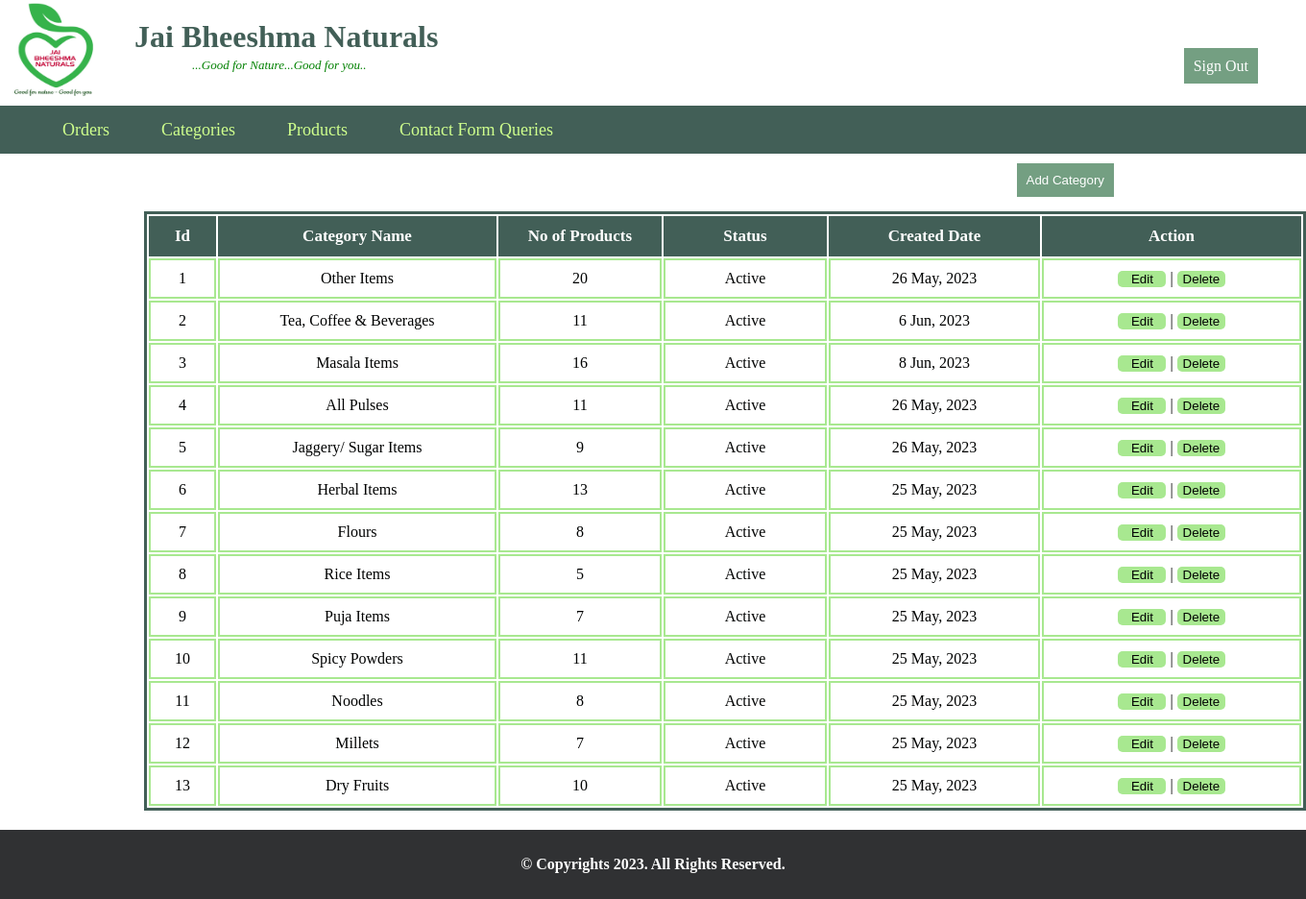
/admin/categories.php (signed in), run on the app's committed database.
### tables this page shows
CREATE TABLE `categories` (
  `id` int(10) UNSIGNED NOT NULL,
  `category_name` varchar(256) NOT NULL,
  `No_of_products` int(11) NOT NULL,
  `reg_date` timestamp NOT NULL DEFAULT current_timestamp() ON UPDATE current_timestamp(),
  `status` varchar(256) DEFAULT NULL
);

### admin/categories.php (the view, shortened to what this page needs)
<?php
    include('connection.php');
    $sql1 = "SELECT * FROM categories WHERE status != 2 ORDER BY id DESC";
    $result = mysqli_query($conn, $sql1);
    include('dashboard-header.php');
?>
<div class="content-wrapper">
    <div class="ctg-page" id="pg-reload">
        <div class="add-category-bttn">
            <button id="add-ctg-button" type="button" style="cursor: pointer;">Add Category</button>
        </div>
        <div style="width: 200px;">
            <p id="ctg-dashboard-msg"></p>
        </div>
        <div id="ctg-reload">
            <table class="ctg-table"  >
                <thead class="ctg-head">
                    <tr>
                        <th class="ctg-id">Id</th>
                        <th class="ctg-name">Category Name</th>
                        <th class="ctg-products">No of Products</th>
                        <th class="ctg-status">Status</th>
                        <th class="ctg-date">Created Date</th>
                        <th class="ctg-action">Action</th>
                    </tr>
                </thead>
                <tbody class="ctg-body">
                    <?php
                    if (mysqli_num_rows($result) > 0) {
                        $id = 1;
                        while($row = mysqli_fetch_assoc($result)) {
                        $newDate = date("j M, Y", strtotime($row['reg_date']));
                    ?>
                        <tr id="ctgory-row_<?php echo $row['id'];?>">
                            <td><?php echo $id++; ?></td>
                            <td><?php echo $row['category_name']; ?></td>
                            <td><?php echo $row['No_of_products']; ?></td>
                            <td><?php if($row['status'] == 1){
                                echo "Active";
                            } else{
                                echo "Deactive";
                            } ?></td>
                            <td><?php echo $newDate; ?></td>
                            <td><button class="ctg-edit" style="cursor: pointer;" onclick="editFunction(<?php echo $row['id'];?>)">Edit</button> | <button class="ctg-delete" style="cursor: pointer;" onclick="deleteFunction(<?php echo $row['id'];?>)">Delete</button></td>
                        </tr>
                    <?php }} ?>
                </tbody>
            </table>
        </div>
    </div>
</div>
<?php include('footer.php'); ?>

### admin/admin-css/admin-styles.css (style rules this page uses)
* { margin: 0%; }
#add-ctg-button { border: none; padding: 10px; height: 35px; min-width: 100px; background-color: #749F82; color: white; }
.add-category-bttn { position: absolute; right: 200px; top: 170px; cursor: pointer; }
#ctg-dashboard-msg { top: 170px; position: absolute; left: 600px; padding: 3px; }
.ctg-table { display: table; position: relative; top: 60px; left: 150px; padding: 0px; border: 3px solid #425F57; color: #010202; }
.ctg-head { line-height: 22px; background-color: #425F57; color: white; }
.ctg-head tr th { padding: 10px; font-family: 'Times New Roman', Times, serif; font-size: 17px; }
.ctg-id { width: 50px; }
.ctg-name { width: 270px; }
.ctg-products { width: 150px; }
.ctg-status { width: 150px; }
.ctg-date { width: 200px; }
.ctg-action { width: 250px; }
.ctg-body tr td { text-align: center; font-size: 16px; padding: 10px; border: 2px solid #A8E890; }
.ctg-edit { border: none; width: 50px; background-color: #A8E890; color: #010202; border-radius: 5px; }
.ctg-delete { border: none; width: 50px; background-color: #A8E890; color: #010202; border-radius: 5px; }

### data on the page
categories: category_name "Other Items", No_of_products "20", status "Active", reg_date "26 May, 2023"
categories: category_name "Tea, Coffee & Beverages", No_of_products "11", status "Active", reg_date "6 Jun, 2023"
categories: category_name "Masala Items", No_of_products "16", status "Active", reg_date "8 Jun, 2023"
categories: category_name "All Pulses", No_of_products "11", status "Active", reg_date "26 May, 2023"
categories: category_name "Jaggery/ Sugar Items", No_of_products "9", status "Active", reg_date "26 May, 2023"
categories: category_name "Herbal Items", No_of_products "13", status "Active", reg_date "25 May, 2023"
categories: category_name "Flours", No_of_products "8", status "Active", reg_date "25 May, 2023"
categories: category_name "Rice Items", No_of_products "5", status "Active", reg_date "25 May, 2023"
categories: category_name "Puja Items", No_of_products "7", status "Active", reg_date "25 May, 2023"
categories: category_name "Spicy Powders", No_of_products "11", status "Active", reg_date "25 May, 2023"
categories: category_name "Noodles", No_of_products "8", status "Active", reg_date "25 May, 2023"
categories: category_name "Millets", No_of_products "7", status "Active", reg_date "25 May, 2023"
categories: category_name "Dry Fruits", No_of_products "10", status "Active", reg_date "25 May, 2023"
